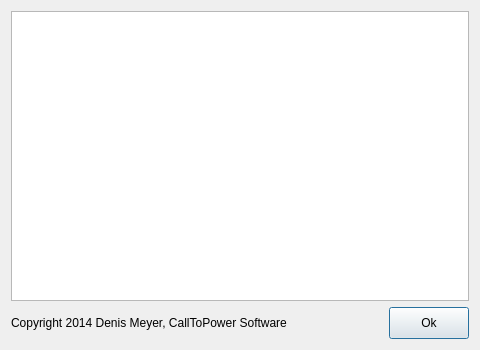
<?xml version="1.0" encoding="UTF-8"?>
<ui version="4.0">
 <class>TextWindow</class>
 <widget class="QDialog" name="TextWindow">
  <property name="windowModality">
   <enum>Qt::ApplicationModal</enum>
  </property>
  <property name="enabled">
   <bool>true</bool>
  </property>
  <property name="geometry">
   <rect>
    <x>0</x>
    <y>0</y>
    <width>480</width>
    <height>350</height>
   </rect>
  </property>
  <property name="sizePolicy">
   <sizepolicy hsizetype="Expanding" vsizetype="Expanding">
    <horstretch>0</horstretch>
    <verstretch>0</verstretch>
   </sizepolicy>
  </property>
  <property name="minimumSize">
   <size>
    <width>0</width>
    <height>0</height>
   </size>
  </property>
  <property name="maximumSize">
   <size>
    <width>16777215</width>
    <height>16777215</height>
   </size>
  </property>
  <property name="windowTitle">
   <string>TextWindow</string>
  </property>
  <property name="sizeGripEnabled">
   <bool>false</bool>
  </property>
  <property name="modal">
   <bool>false</bool>
  </property>
  <layout class="QGridLayout" name="gridLayout_2">
   <item row="0" column="0">
    <layout class="QVBoxLayout" name="verticalLayout_2">
     <item>
      <layout class="QGridLayout" name="gridLayout">
       <item row="1" column="0">
        <layout class="QHBoxLayout" name="horizontalLayout">
         <item>
          <widget class="QLabel" name="label">
           <property name="text">
            <string>Copyright 2014 Denis Meyer, CallToPower Software</string>
           </property>
          </widget>
         </item>
         <item>
          <spacer name="horizontalSpacer">
           <property name="orientation">
            <enum>Qt::Horizontal</enum>
           </property>
           <property name="sizeType">
            <enum>QSizePolicy::Expanding</enum>
           </property>
           <property name="sizeHint" stdset="0">
            <size>
             <width>40</width>
             <height>20</height>
            </size>
           </property>
          </spacer>
         </item>
         <item>
          <widget class="QPushButton" name="pushButton">
           <property name="enabled">
            <bool>true</bool>
           </property>
           <property name="sizePolicy">
            <sizepolicy hsizetype="Fixed" vsizetype="Ignored">
             <horstretch>0</horstretch>
             <verstretch>0</verstretch>
            </sizepolicy>
           </property>
           <property name="minimumSize">
            <size>
             <width>60</width>
             <height>32</height>
            </size>
           </property>
           <property name="text">
            <string>Ok</string>
           </property>
           <property name="shortcut">
            <string>Return</string>
           </property>
           <property name="default">
            <bool>true</bool>
           </property>
           <property name="flat">
            <bool>false</bool>
           </property>
          </widget>
         </item>
        </layout>
       </item>
       <item row="0" column="0">
        <widget class="QTextEdit" name="textEdit">
         <property name="enabled">
          <bool>true</bool>
         </property>
         <property name="cursor" stdset="0">
          <cursorShape>PointingHandCursor</cursorShape>
         </property>
         <property name="frameShadow">
          <enum>QFrame::Sunken</enum>
         </property>
         <property name="readOnly">
          <bool>true</bool>
         </property>
         <property name="html">
          <string notr="true">&lt;!DOCTYPE HTML PUBLIC &quot;-//W3C//DTD HTML 4.0//EN&quot; &quot;http://www.w3.org/TR/REC-html40/strict.dtd&quot;&gt;
&lt;html&gt;&lt;head&gt;&lt;meta name=&quot;qrichtext&quot; content=&quot;1&quot; /&gt;&lt;style type=&quot;text/css&quot;&gt;
p, li { white-space: pre-wrap; }
&lt;/style&gt;&lt;/head&gt;&lt;body style=&quot; font-family:'.Lucida Grande UI'; font-size:13pt; font-weight:400; font-style:normal;&quot;&gt;
&lt;p style=&quot;-qt-paragraph-type:empty; margin-top:0px; margin-bottom:0px; margin-left:0px; margin-right:0px; -qt-block-indent:0; text-indent:0px; font-family:'Lucida Grande';&quot;&gt;&lt;br /&gt;&lt;/p&gt;&lt;/body&gt;&lt;/html&gt;</string>
         </property>
         <property name="acceptRichText">
          <bool>false</bool>
         </property>
         <property name="textInteractionFlags">
          <set>Qt::TextSelectableByMouse</set>
         </property>
        </widget>
       </item>
      </layout>
     </item>
    </layout>
   </item>
  </layout>
 </widget>
 <resources/>
 <connections/>
</ui>
